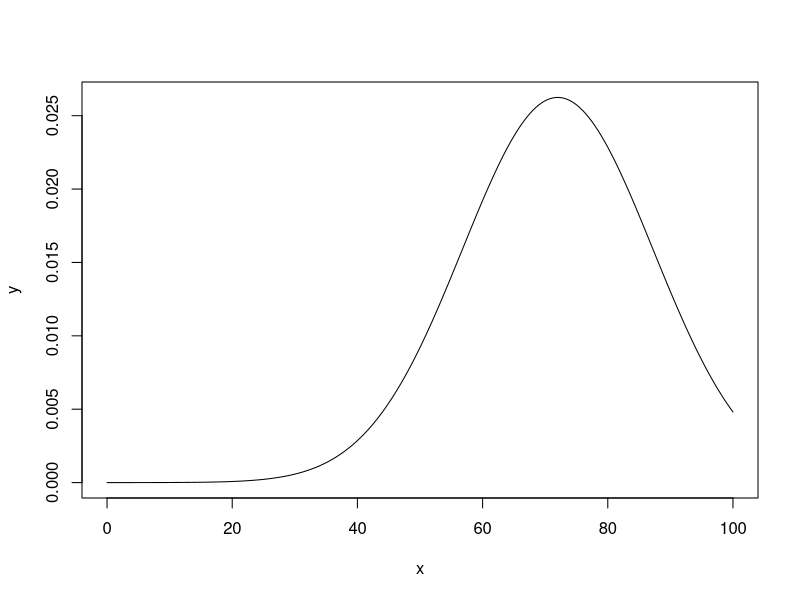
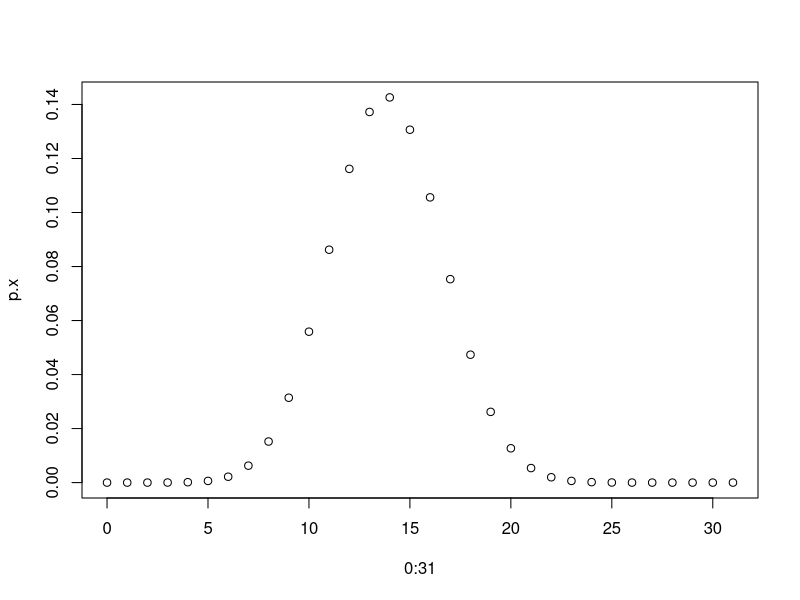
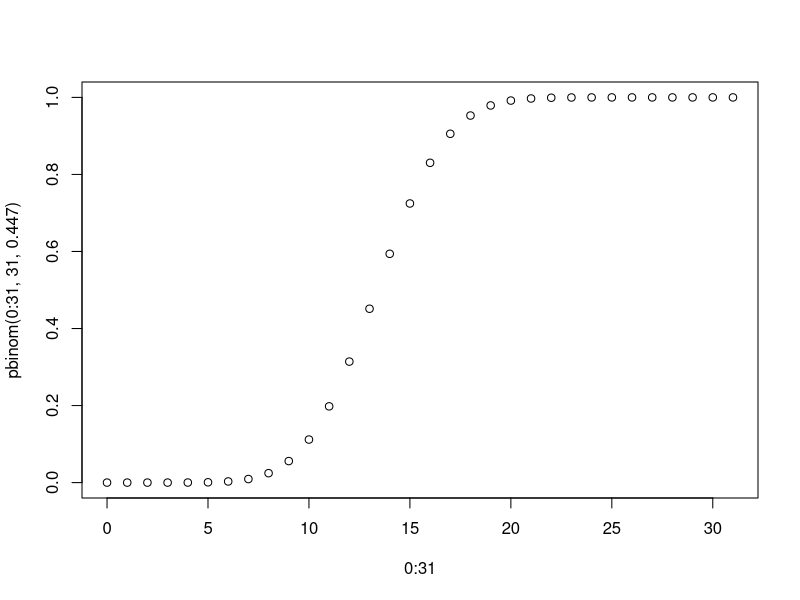

Here is the R script that generated these plots, in order:
# Question 1
pbinom(9, 12, 1/6) - pbinom(6, 12, 1/6)
sum(dbinom(7:9, 12, 1/6))


# Question 2
pnorm(84, mean = 72, sd = 15.2, lower.tail = FALSE)

x <- seq(0, 100, by = 0.5)
y <- dnorm(x, mean = 72, sd = 15.2)
plot(x, y, type = "l")


# Question 3
dpois(0, lambda = 5)
ppois(0, lambda = 5)

sum(dpois(48:50, lambda = 50))
ppois(50, lambda = 50) - ppois(47, lambda = 50)


# Question 4
dbinom(3, size = 5, prob = 17/250)


# Question 5
p.x <- dbinom(0:31, 31, 0.447)
print(p.x)

# probability mass function
plot(0:31, p.x)

# cumulative distribution function
plot(0:31, pbinom(0:31, 31, 0.447))


# mean, var, std of X
mean.x <- weighted.mean(0:31, p.x)
print(mean.x)

var.x <- weighted.mean((0:31)^2, p.x) - (mean.x)^2
print(var.x)

sd.x <- sqrt(var.x)
print(sd.x)


